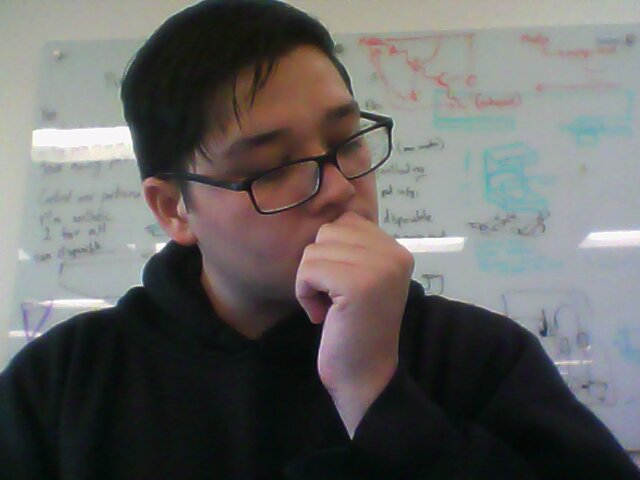
//> input picture opencvtesting/selfi2.jpg, 640 x 480 px, given in place of the camera
$ ./MotionDetecting   (built with g++ and OpenCV 4)
//> lines starting //> are read from the running program, lines starting //| are printed output that depends on the picture; after the words box and inside, x2 and y2 are one past the last pixel; in counts of white or black regions, pixels touching at a corner belong together
// We attempt motion detection


#include "opencv2/core/core.hpp"
#include "opencv2/highgui/highgui.hpp"
#include "opencv2/imgproc/imgproc.hpp"
#include "opencv2/stitching.hpp"
#include <iostream>
#include <time.h>
#include <stdio.h>
#include "opencv2/core.hpp"
#include "opencv2/features2d.hpp"
#include "opencv2/highgui.hpp"
using namespace cv;
using namespace std;


const int i = 5; // Blur ammount
Mat old,frame,temp,gray1,blob,delta1,gray2,imgThresholded, imgHSV, imgTmp; // All images we use
int counter = 0;
vector<KeyPoint> keypoints;

int main(int argc, char* argv[])
{
	VideoCapture cap(2);
//	namedWindow("Camera", CV_WINDOW_AUTOSIZE);
	namedWindow("Thresh", CV_WINDOW_AUTOSIZE);
	namedWindow("Control");
	namedWindow("Keypoints");

	SimpleBlobDetector::Params params;


	// Change thresholds
	params.minThreshold = 10;
	params.maxThreshold = 200;

	// Filter by Area.
	params.filterByArea = true;
	params.minArea = 1500;

	// Filter by Circularity
	params.filterByCircularity = true;
	params.minCircularity = 0.1;

	// Filter by Convexity
	params.filterByConvexity = true;
	params.minConvexity = 0.87;

	// Filter by Inertia
	params.filterByInertia = true;
	params.minInertiaRatio = 0.01;
	if (!cap.isOpened())
	{
		cout << "Couldn't find camera" << endl;
		return -1;
	}
//	Point2f posX[5];
//	Point2f posY[5];

	int iLowH = 170;
	int iHighH = 179;

	int iLowS = 150;
 	int iHighS = 255;

 	int iLowV = 60;
 	int iHighV = 255;

 	createTrackbar("LowH", "Control", &iLowH, 179); //Hue (0 - 179)
 	createTrackbar("HighH", "Control", &iHighH, 179);

	createTrackbar("LowS", "Control", &iLowS, 255); //Saturation (0 - 255)
 	createTrackbar("HighS", "Control", &iHighS, 255);

 	createTrackbar("LowV", "Control", &iLowV, 255);//Value (0 - 255)
 	createTrackbar("HighV", "Control", &iHighV, 255);


	int iLastX = -1;
	int iLastY = -1;


	cap >> imgTmp;
//> imgTmp is the input picture: 480 rows x 640 cols, CV_8UC3; mean B, G, R 99.3, 100.8, 102

	while(true)
	{

		cap >> frame;


	//	resize(frame,frame,Size(640,480),0,0,INTER_CUBIC);
		cvtColor(frame, imgHSV, COLOR_BGR2HSV);
//> imgHSV: 480 rows x 640 cols, CV_8UC3; mean H, S, V 75.8, 53.2, 108.9
		inRange(imgHSV,Scalar(iLowH,iLowS,iLowV),Scalar(iHighH,iHighS,iHighV),imgThresholded);
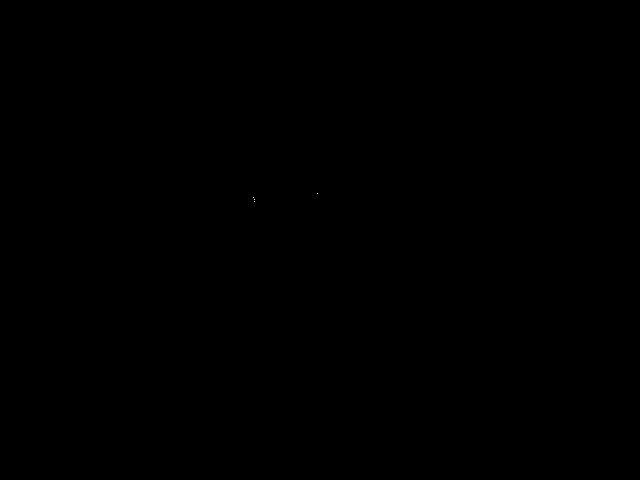
//> imgThresholded: 480 rows x 640 cols, CV_8UC1; 0% white in thin lines or dots, all inside (x1, y1, x2, y2) = (253, 193, 318, 202)

 		 //morphological opening (removes small objects from the foreground)
  		erode(imgThresholded, imgThresholded, getStructuringElement(MORPH_ELLIPSE, Size(5, 5)) );
//> imgThresholded: 480 rows x 640 cols, CV_8UC1; 4 pixels changed, all inside (x1, y1, x2, y2) = (253, 193, 318, 202)
  		dilate( imgThresholded, imgThresholded, getStructuringElement(MORPH_ELLIPSE, Size(5, 5)) );

  		//morphological closing (removes small holes from the foreground)
  		dilate( imgThresholded, imgThresholded, getStructuringElement(MORPH_ELLIPSE, Size(5, 5)) );
  		erode(imgThresholded, imgThresholded, getStructuringElement(MORPH_ELLIPSE, Size(5, 5)) );

 		 //Calculate the moments of the thresholded image
 		 Moments oMoments = moments(imgThresholded);
//> oMoments = moments, m00 0


 		 int minHessian = 400;

		// Set up detector with params
		Ptr<SimpleBlobDetector> detector = SimpleBlobDetector::create(params);

		// Detect blob
		detector->detect( imgThresholded, keypoints);
//> keypoints = 0 keypoints
// [8 lines of commented-out code are left out]

 		 Mat kpImg;
//> (the run ends here: the program needs code that is not available in this run, at `drawKeypoints(imgThresholded,kpImg,Scalar(0,0,225),DrawMatchesFlags::D..`)
